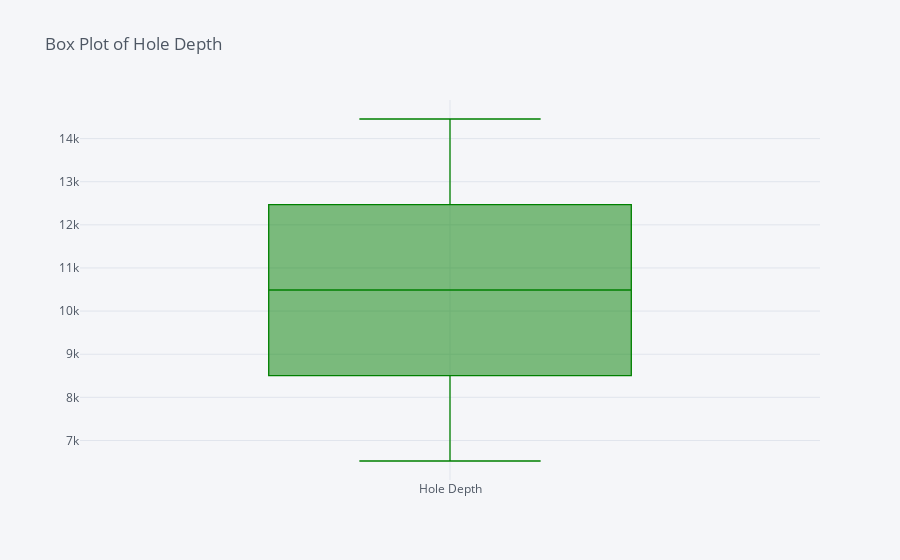
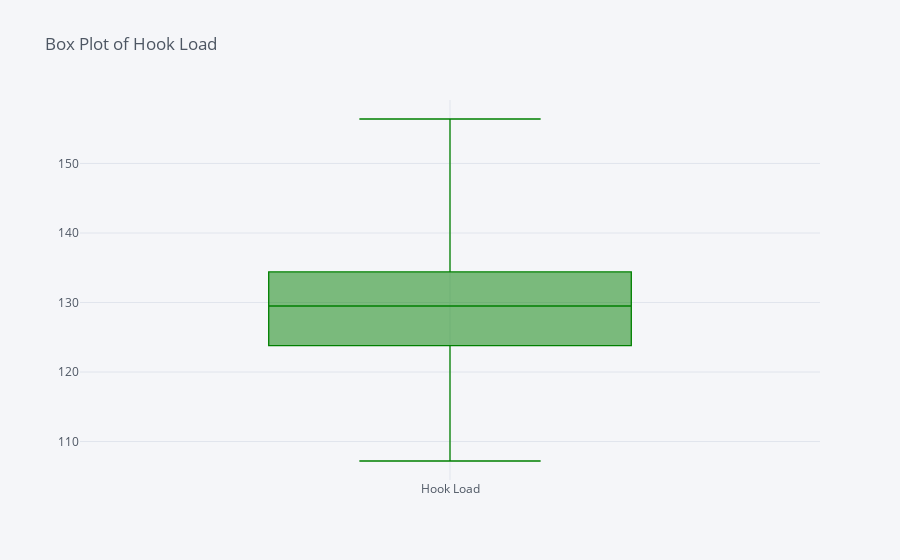
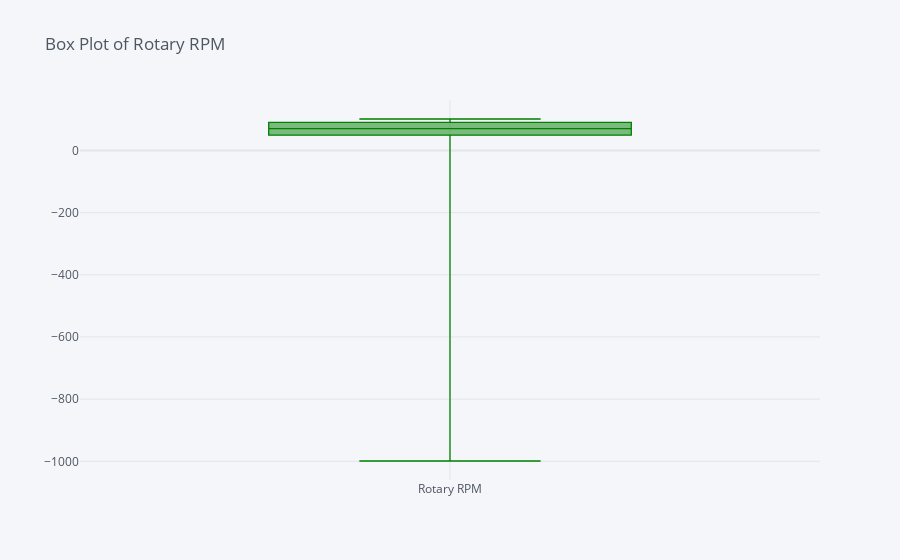
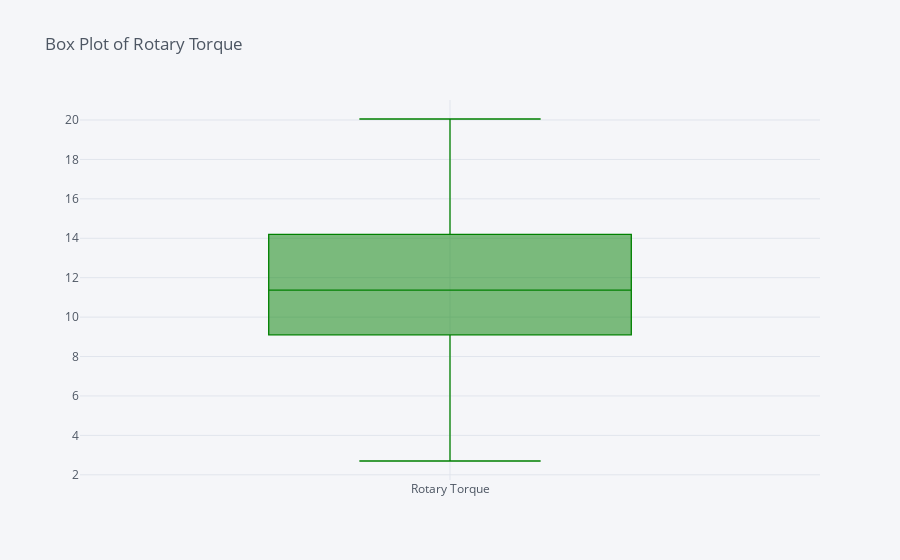

Write notebook code for charts like these, in order.
### Code cell
#create a histogram plot for all columns one by one
for i in df.columns:
    df[i].iplot(kind='box',color='green',title=str('Box Plot of '+str(i)))

### Figure 1 — Plotly figure (JSON) as saved in the notebook; plotly's stock layout.template omitted (floating-point values rounded to 4 significant figures; data arrays with more than 128 entries replaced by an {"elided": "..."} marker saying what was removed)
{"data": [{"boxpoints": false, "line": {"width": 1.3}, "marker": {"color": "rgba(0, 128, 0, 1.0)"}, "name": "Hole Depth", "orientation": "v", "type": "box", "y": {"elided": "7930 int values"}}], "layout": {"legend": {"bgcolor": "#F5F6F9", "font": {"color": "#4D5663"}}, "paper_bgcolor": "#F5F6F9", "plot_bgcolor": "#F5F6F9", "title": {"font": {"color": "#4D5663"}, "text": "Box Plot of Hole Depth"}, "xaxis": {"gridcolor": "#E1E5ED", "showgrid": true, "tickfont": {"color": "#4D5663"}, "title": {"font": {"color": "#4D5663"}, "text": ""}, "zerolinecolor": "#E1E5ED"}, "yaxis": {"gridcolor": "#E1E5ED", "showgrid": true, "tickfont": {"color": "#4D5663"}, "title": {"font": {"color": "#4D5663"}, "text": ""}, "zerolinecolor": "#E1E5ED"}}}

### Figure 2 — Plotly figure (JSON) as saved in the notebook; plotly's stock layout.template omitted (floating-point values rounded to 4 significant figures; data arrays with more than 128 entries replaced by an {"elided": "..."} marker saying what was removed)
{"data": [{"boxpoints": false, "line": {"width": 1.3}, "marker": {"color": "rgba(0, 128, 0, 1.0)"}, "name": "Hook Load", "orientation": "v", "type": "box", "y": {"elided": "7930 float values"}}], "layout": {"legend": {"bgcolor": "#F5F6F9", "font": {"color": "#4D5663"}}, "paper_bgcolor": "#F5F6F9", "plot_bgcolor": "#F5F6F9", "title": {"font": {"color": "#4D5663"}, "text": "Box Plot of Hook Load"}, "xaxis": {"gridcolor": "#E1E5ED", "showgrid": true, "tickfont": {"color": "#4D5663"}, "title": {"font": {"color": "#4D5663"}, "text": ""}, "zerolinecolor": "#E1E5ED"}, "yaxis": {"gridcolor": "#E1E5ED", "showgrid": true, "tickfont": {"color": "#4D5663"}, "title": {"font": {"color": "#4D5663"}, "text": ""}, "zerolinecolor": "#E1E5ED"}}}

### Figure 3 — Plotly figure (JSON) as saved in the notebook; plotly's stock layout.template omitted (floating-point values rounded to 4 significant figures; data arrays with more than 128 entries replaced by an {"elided": "..."} marker saying what was removed)
{"data": [{"boxpoints": false, "line": {"width": 1.3}, "marker": {"color": "rgba(0, 128, 0, 1.0)"}, "name": "Rotary RPM", "orientation": "v", "type": "box", "y": {"elided": "7930 int values"}}], "layout": {"legend": {"bgcolor": "#F5F6F9", "font": {"color": "#4D5663"}}, "paper_bgcolor": "#F5F6F9", "plot_bgcolor": "#F5F6F9", "title": {"font": {"color": "#4D5663"}, "text": "Box Plot of Rotary RPM"}, "xaxis": {"gridcolor": "#E1E5ED", "showgrid": true, "tickfont": {"color": "#4D5663"}, "title": {"font": {"color": "#4D5663"}, "text": ""}, "zerolinecolor": "#E1E5ED"}, "yaxis": {"gridcolor": "#E1E5ED", "showgrid": true, "tickfont": {"color": "#4D5663"}, "title": {"font": {"color": "#4D5663"}, "text": ""}, "zerolinecolor": "#E1E5ED"}}}

### Figure 4 — Plotly figure (JSON) as saved in the notebook; plotly's stock layout.template omitted (floating-point values rounded to 4 significant figures; data arrays with more than 128 entries replaced by an {"elided": "..."} marker saying what was removed)
{"data": [{"boxpoints": false, "line": {"width": 1.3}, "marker": {"color": "rgba(0, 128, 0, 1.0)"}, "name": "Rotary Torque", "orientation": "v", "type": "box", "y": {"elided": "7930 float values"}}], "layout": {"legend": {"bgcolor": "#F5F6F9", "font": {"color": "#4D5663"}}, "paper_bgcolor": "#F5F6F9", "plot_bgcolor": "#F5F6F9", "title": {"font": {"color": "#4D5663"}, "text": "Box Plot of Rotary Torque"}, "xaxis": {"gridcolor": "#E1E5ED", "showgrid": true, "tickfont": {"color": "#4D5663"}, "title": {"font": {"color": "#4D5663"}, "text": ""}, "zerolinecolor": "#E1E5ED"}, "yaxis": {"gridcolor": "#E1E5ED", "showgrid": true, "tickfont": {"color": "#4D5663"}, "title": {"font": {"color": "#4D5663"}, "text": ""}, "zerolinecolor": "#E1E5ED"}}}
